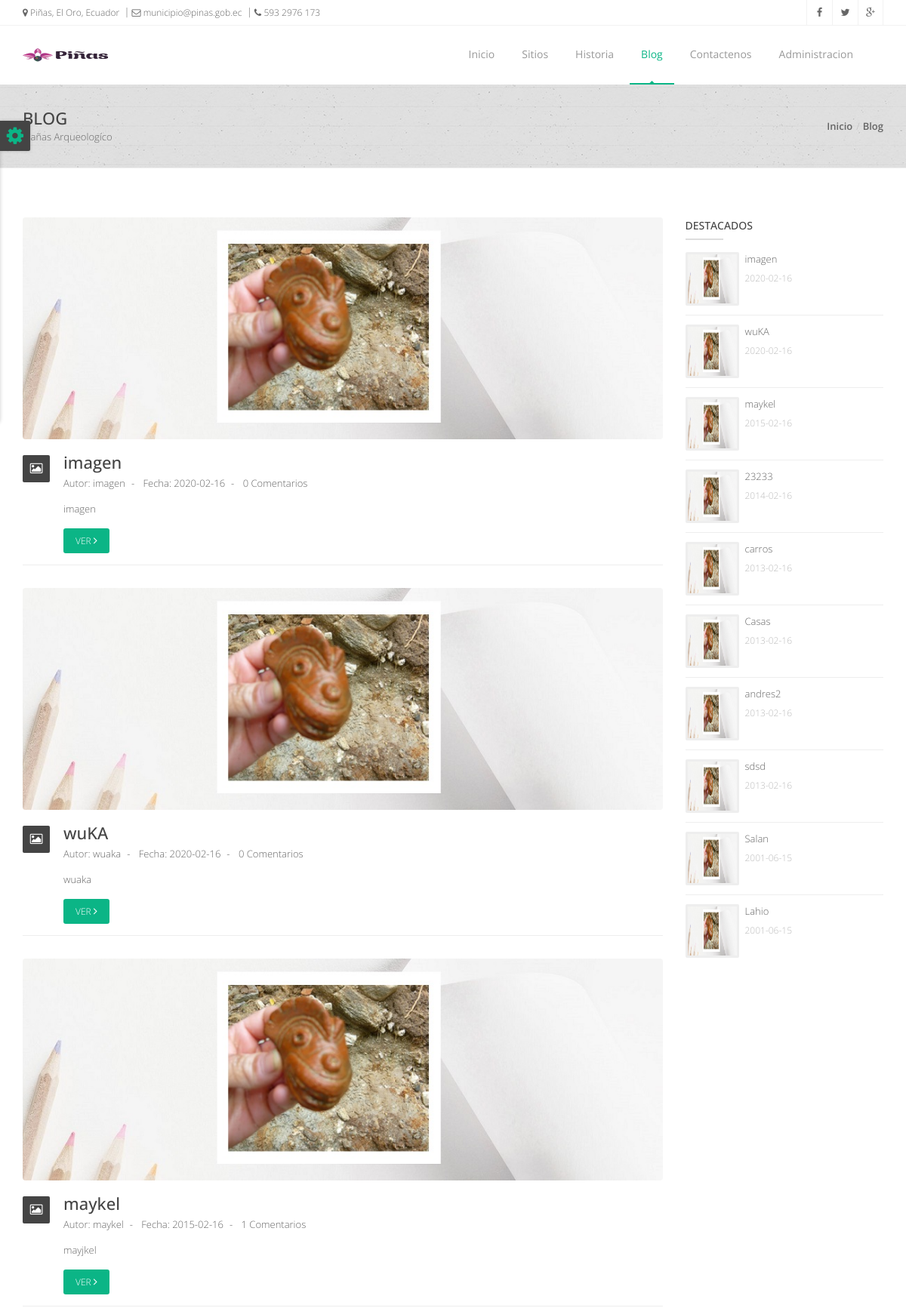
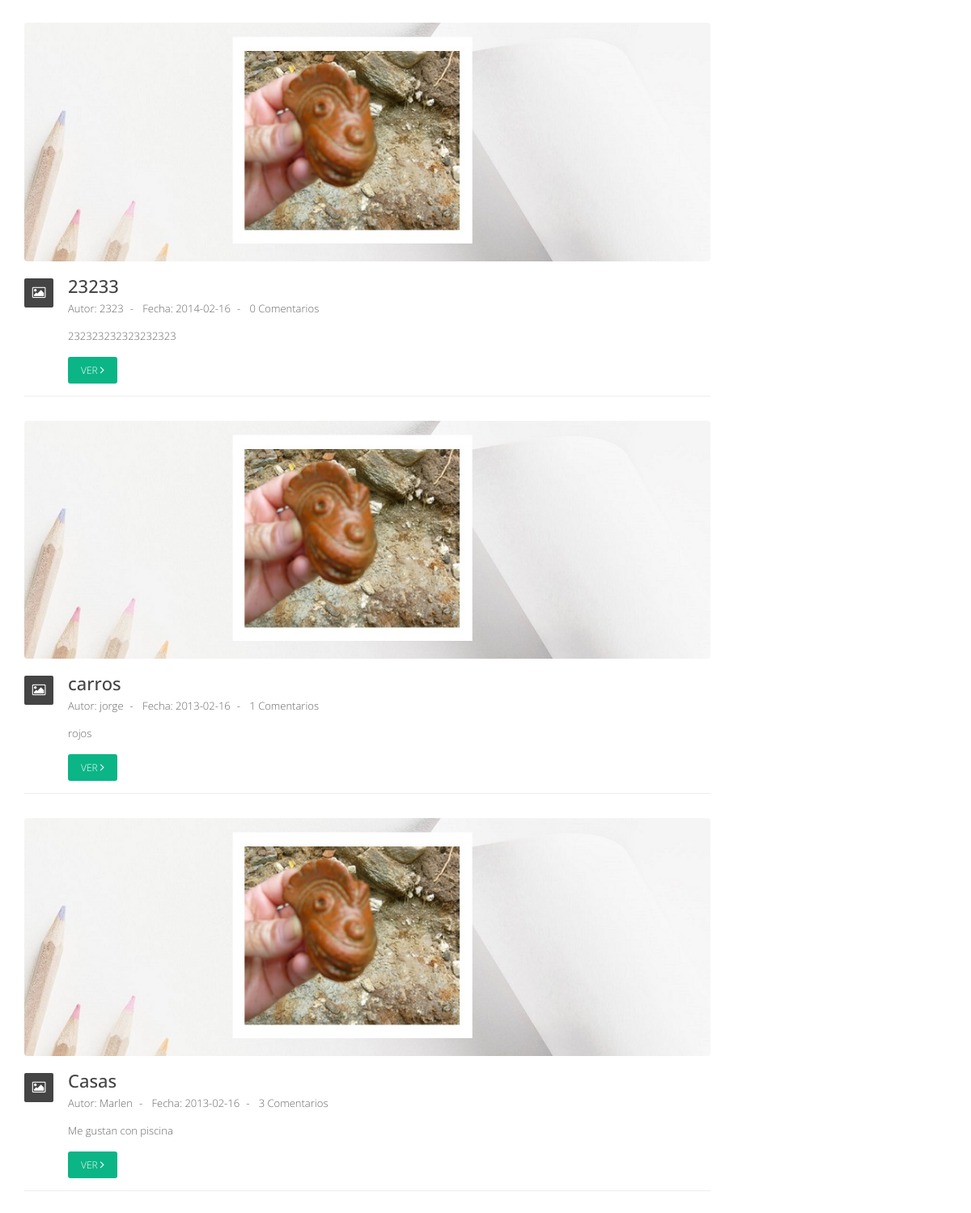
/tesis/blog.php (upper part), run on the app's committed database (2 pictures, top to bottom).
### tables this page shows
CREATE TABLE `foro` (
  `ID` int(7) UNSIGNED NOT NULL,
  `autor` varchar(30) NOT NULL,
  `titulo` varchar(40) NOT NULL,
  `mensaje` text NOT NULL,
  `fecha` date NOT NULL,
  `respuestas` int(11) NOT NULL DEFAULT '0',
  `identificador` int(7) NOT NULL DEFAULT '0',
  `ult_respuesta` date DEFAULT NULL,
  `imagen` varchar(100) NOT NULL
);

### tesis/blog.php (the view, shortened to what this page needs)
<!doctype html>
<html lang="es">
<head>
  <link rel="stylesheet" href="asset/css/bootstrap.min.css" type="text/css" media="screen">
  <link rel="stylesheet" href="css/font-awesome.min.css" type="text/css" media="screen">
  <link rel="stylesheet" type="text/css" href="css/slicknav.css" media="screen">
  <link rel="stylesheet" type="text/css" href="css/style.css" media="screen">
  <link rel="stylesheet" type="text/css" href="css/responsive.css" media="screen">
<link rel="stylesheet" type="text/css" href="css/colors/red.css" media="screen">
  <link rel="stylesheet" type="text/css" href="css/colors/jade.css" title="jade" media="screen" />
  <link rel="stylesheet" type="text/css" href="css/colors/blue.css" title="blue" media="screen" />
  <link rel="stylesheet" type="text/css" href="css/colors/beige.css" title="beige" media="screen" />
  <link rel="stylesheet" type="text/css" href="css/colors/cyan.css" title="cyan" media="screen" />
  <link rel="stylesheet" type="text/css" href="css/colors/green.css" title="green" media="screen" />
  <link rel="stylesheet" type="text/css" href="css/colors/orange.css" title="orange" media="screen" />
  <link rel="stylesheet" type="text/css" href="css/colors/peach.css" title="peach" media="screen" />
  <link rel="stylesheet" type="text/css" href="css/colors/pink.css" title="pink" media="screen" />
  <link rel="stylesheet" type="text/css" href="css/colors/purple.css" title="purple" media="screen" />
  <link rel="stylesheet" type="text/css" href="css/colors/sky-blue.css" title="sky-blue" media="screen" />
  <link rel="stylesheet" type="text/css" href="css/colors/yellow.css" title="yellow" media="screen" />
</head>
<body>
  <div id="container">
    <div class="hidden-header"></div>
    <header class="clearfix">
      <div class="top-bar">
        <div class="container">
          <div class="row">
            <div class="col-md-6">
              <ul class="contact-details">
                <li><a href="#"><i class="fa fa-map-marker"></i> Pi&ntilde;as, El Oro, Ecuador</a>
                </li>
                <li><a href="#"><i class="fa fa-envelope-o"></i> municipio@pinas.gob.ec</a>
                </li>
                <li><a href="#"><i class="fa fa-phone"></i> 593 2976 173</a>
                </li>
              </ul>
            </div>
            <div class="col-md-6">
              <ul class="social-list">
                <li>
                  <a target="_blank" class="facebook itl-tooltip" data-placement="bottom" title="Facebook" href="https://www.facebook.com/profile.php?id=100011309252896"><i class="fa fa-facebook"></i></a>
                </li>
                <li>
                  <a target="_blank" class="twitter itl-tooltip" data-placement="bottom" title="Twitter" href="https://twitter.com/PinasArqueolog"><i class="fa fa-twitter"></i></a>
                </li>
                <li>
                  <a target="_blank" class="google itl-tooltip" data-placement="bottom" title="Google Plus" href="https://plus.google.com/u/0/105309532380012613395?hl=es-419"><i class="fa fa-google-plus"></i></a>
                </li>
              </ul>
            </div>
          </div>
        </div>
      </div>
            <div class="navbar navbar-default navbar-top">
              <div class="container">
                <div class="navbar-header">
                  <a class="navbar-brand" href="index.php"><img style="width: 114px;height: 23px;" alt="logo" src="images/logo.png"></a>
                </div>
                <div class="navbar-collapse collapse">
                  <ul class="nav navbar-nav navbar-right">
                    <li>
                      <a href="index.php">Inicio</a>
                    </li>
                    <li>
                      <a href="#">Sitios</a>
                    </li>
                    <li><a href="historia.php">Historia</a></li>
                    <li><a class="active" href="blog.php">Blog</a></li>
                    <li><a href="contact.php">Contactenos</a></li>
                    <li>
                      <a href="../_admin/login/login.php" target="_blank">Administracion</a>
                    </li>
                  </ul>
                </div>
              </div>
      </div>
    </header>
    <div class="page-banner">
      <div class="container">
        <div class="row">
          <div class="col-md-6">
            <h2>Blog</h2>
            <p>Pia&ntilde;as Arqueolog&iacute;co</p>
          </div>
          <div class="col-md-6">
            <ul class="breadcrumbs">
              <li><a href="index.php">Inicio</a></li>
              <li><a href="blog.php">Blog</a></li>
            </ul>
          </div>
        </div>
      </div>
    </div>
    <div id="content">
			<div class="container">
        <div class="row blog-post-page">
          <div class="col-md-9 blog-box">
              <?php
                  include("../Connections/arqueologia.php");
                  $query = "SELECT * FROM  foro WHERE identificador = 0 ORDER BY fecha DESC";
                  $result = $mysqli->query($query);
                  while($row = mysqli_fetch_array($result, MYSQLI_ASSOC)){
                    $id = $row['ID'];
                    $autor = $row['autor'];
                    $titulo = $row['titulo'];
                    $fecha = $row['fecha'];
                    $mensaje = $row['mensaje'];
                    $respuestas = $row['respuestas'];
                    $imagen = $row['imagen'];
                    echo "<div class='blog-post standard-post'>";
                    echo "  <div class='post-head text-center'>";
                    echo "<a class='lightbox' title='This is an image title' href='../images/slider/$imagen'>";
                    echo "<div class='thumb-overlay'><i class='fa fa-arrows-alt'></i></div>";
                    echo "      <div class='thumb-overlay'><i class='fa fa-arrows-alt'></i></div>";
                    echo "      <img width='850px' src='../images/slider/$imagen'>";
                    echo "    </a>";
                    echo "  </div>";
                    echo "<div class='post-content'>";
                    echo "<div class='post-type'><i class='fa fa-picture-o'></i></div>";
                    echo " <h2><a href='foro.php?id=$id'>$titulo</a></h2>";
                    echo "  <ul class='post-meta'>";
                    echo "    <li>Autor: <a>$autor</a></li>";
                    echo "    <li>Fecha: $fecha</li>";
                    echo "    <li><a href='foro.php?id=$id'>$respuestas Comentarios</a></li>";
                    echo "  </ul>";
                    echo "  <p>$mensaje</p>";
                    echo "  <a class='main-button' href='foro.php?id=$id'>Ver <i class='fa fa-angle-right'></i></a>";
              echo "</div>";
            echo "</div>";
            }
            ?>
          </div>
          <div class="col-md-3 sidebar right-sidebar">
            <div class="widget widget-popular-posts">
              <h4>Destacados <span class="head-line"></span></h4>
              <ul>
              <?php
                  include("../Connections/arqueologia.php");
                  $query = "SELECT * FROM  foro WHERE identificador = 0 ORDER BY fecha DESC";
                  $result = $mysqli->query($query);
                  while($row = mysqli_fetch_array($result, MYSQLI_ASSOC)){
                    $id = $row['ID'];
                    $titulo = $row['titulo'];
                    $fecha = $row['fecha'];
                    $imagen = $row['imagen'];
                echo "<li>";
                echo "  <div class='widget-thumb'>";
                echo "    <a href='foro.php?id=$id'><img src='../images/slider/$imagen'/></a>";
                echo "  </div>";
                echo " <div class='widget-content'>";
                echo "    <h5><a href='foro.php?id=$id'>$titulo</a></h5>";
                echo "    <span>$fecha</span>";
                echo "  </div>";
                echo "  <div class='clearfix'></div>";
                echo "</li>";
              }
                ?>
              </ul>
            </div>
          </div>
        </div>
      </div>
     </div>
    </div>
  <div class="switcher-box">
    <a class="open-switcher show-switcher"><i class="fa fa-cog fa-2x"></i></a>
  </div>
</body>
</html>

### tesis/css/colors/red.css (style rules this page uses)
a { color: #ee3733; }
a.main-button, input[type="submit"] { background-color: #ee3733; }
.navbar-default .navbar-nav > li:hover > a, .navbar-default .navbar-nav > li > a.active { color: #ee3733; }
.navbar-default .navbar-nav > li > a:after { background-color: #ee3733; }
.navbar-default .navbar-nav > li > a.active, .navbar-default .navbar-nav > li:hover > a { border-color: #ee3733; }

### tesis/css/colors/jade.css (style rules this page uses)
a { color: #0bb586; }
a.main-button, input[type="submit"] { background-color: #0bb586; }
.navbar-default .navbar-nav > li:hover > a, .navbar-default .navbar-nav > li > a.active { color: #0bb586; }
.navbar-default .navbar-nav > li > a:after { background-color: #0bb586; }
.navbar-default .navbar-nav > li > a.active, .navbar-default .navbar-nav > li:hover > a { border-color: #0bb586; }

### tesis/css/colors/blue.css (style rules this page uses)
a { color: #00afd1; }
a.main-button, input[type="submit"] { background-color: #00afd1; }
.navbar-default .navbar-nav > li:hover > a, .navbar-default .navbar-nav > li > a.active { color: #00afd1; }
.navbar-default .navbar-nav > li > a:after { background-color: #00afd1; }
.navbar-default .navbar-nav > li > a.active, .navbar-default .navbar-nav > li:hover > a { border-color: #00afd1; }

### tesis/css/colors/beige.css (style rules this page uses)
a { color: #fdb655; }
a.main-button, input[type="submit"] { background-color: #fdb655; }
.navbar-default .navbar-nav > li:hover > a, .navbar-default .navbar-nav > li > a.active { color: #fdb655; }
.navbar-default .navbar-nav > li > a:after { background-color: #fdb655; }
.navbar-default .navbar-nav > li > a.active, .navbar-default .navbar-nav > li:hover > a { border-color: #fdb655; }

### tesis/css/colors/cyan.css (style rules this page uses)
a { color: #27bebe; }
a.main-button, input[type="submit"] { background-color: #27bebe; }
.navbar-default .navbar-nav > li:hover > a, .navbar-default .navbar-nav > li > a.active { color: #27bebe; }
.navbar-default .navbar-nav > li > a:after { background-color: #27bebe; }
.navbar-default .navbar-nav > li > a.active, .navbar-default .navbar-nav > li:hover > a { border-color: #27bebe; }

### tesis/css/colors/green.css (style rules this page uses)
a { color: #94c523; }
a.main-button, input[type="submit"] { background-color: #94c523; }
.navbar-default .navbar-nav > li:hover > a, .navbar-default .navbar-nav > li > a.active { color: #94c523; }
.navbar-default .navbar-nav > li > a:after { background-color: #94c523; }
.navbar-default .navbar-nav > li > a.active, .navbar-default .navbar-nav > li:hover > a { border-color: #94c523; }

### tesis/css/colors/orange.css (style rules this page uses)
a { color: #f36510; }
a.main-button, input[type="submit"] { background-color: #f36510; }
.navbar-default .navbar-nav > li:hover > a, .navbar-default .navbar-nav > li > a.active { color: #f36510; }
.navbar-default .navbar-nav > li > a:after { background-color: #f36510; }
.navbar-default .navbar-nav > li > a.active, .navbar-default .navbar-nav > li:hover > a { border-color: #f36510; }

### tesis/css/colors/peach.css (style rules this page uses)
a { color: #f49237; }
a.main-button, input[type="submit"] { background-color: #f49237; }
.navbar-default .navbar-nav > li:hover > a, .navbar-default .navbar-nav > li > a.active { color: #f49237; }
.navbar-default .navbar-nav > li > a:after { background-color: #f49237; }
.navbar-default .navbar-nav > li > a.active, .navbar-default .navbar-nav > li:hover > a { border-color: #f49237; }

### tesis/css/colors/pink.css (style rules this page uses)
a { color: #f1505b; }
a.main-button, input[type="submit"] { background-color: #f1505b; }
.navbar-default .navbar-nav > li:hover > a, .navbar-default .navbar-nav > li > a.active { color: #f1505b; }
.navbar-default .navbar-nav > li > a:after { background-color: #f1505b; }
.navbar-default .navbar-nav > li > a.active, .navbar-default .navbar-nav > li:hover > a { border-color: #f1505b; }

### tesis/css/colors/purple.css (style rules this page uses)
a { color: #6a3da3; }
a.main-button, input[type="submit"] { background-color: #6a3da3; }
.navbar-default .navbar-nav > li:hover > a, .navbar-default .navbar-nav > li > a.active { color: #6a3da3; }
.navbar-default .navbar-nav > li > a:after { background-color: #6a3da3; }
.navbar-default .navbar-nav > li > a.active, .navbar-default .navbar-nav > li:hover > a { border-color: #6a3da3; }

### tesis/css/colors/sky-blue.css (style rules this page uses)
a { color: #38cbcb; }
a.main-button, input[type="submit"] { background-color: #38cbcb; }
.navbar-default .navbar-nav > li:hover > a, .navbar-default .navbar-nav > li > a.active { color: #38cbcb; }
.navbar-default .navbar-nav > li > a:after { background-color: #38cbcb; }
.navbar-default .navbar-nav > li > a.active, .navbar-default .navbar-nav > li:hover > a { border-color: #38cbcb; }

### data on the page
foro: imagen (picture), titulo "imagen", autor "imagen", fecha "2020-02-16", respuestas "0", mensaje "imagen"
foro: imagen (picture), titulo "wuKA", autor "wuaka", fecha "2020-02-16", respuestas "0", mensaje "wuaka"
foro: imagen (picture), titulo "maykel", autor "maykel", fecha "2015-02-16", respuestas "1", mensaje "mayjkel"
foro: imagen (picture), titulo "23233", autor "2323", fecha "2014-02-16", respuestas "0", mensaje "232323232323232323"
foro: imagen (picture), titulo "carros", autor "jorge", fecha "2013-02-16", respuestas "1", mensaje "rojos"
foro: imagen (picture), titulo "Casas", autor "Marlen", fecha "2013-02-16", respuestas "3", mensaje "Me gustan con piscina"
foro: imagen (picture), titulo "andres2", fecha "2013-02-16"
foro: imagen (picture), titulo "sdsd", fecha "2013-02-16"
foro: imagen (picture), titulo "Salan", fecha "2001-06-15"
foro: imagen (picture), titulo "Lahio", fecha "2001-06-15"
